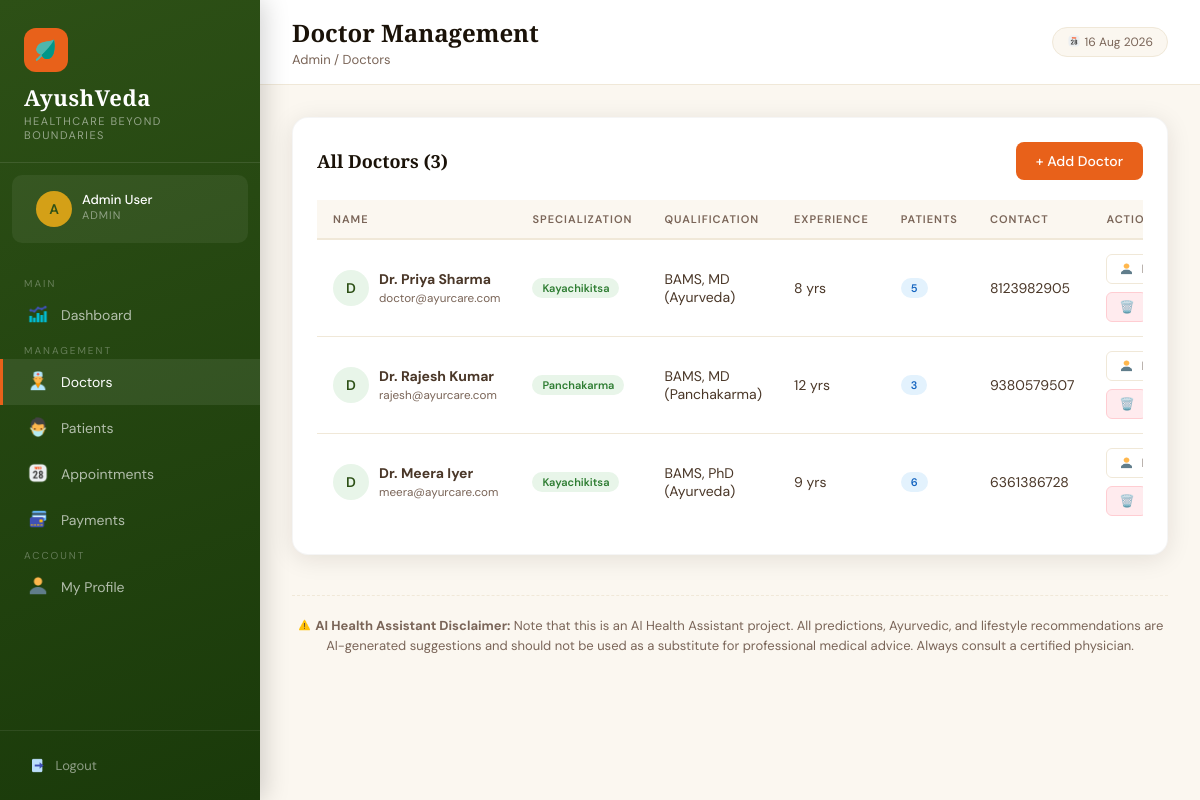
/admin/doctors (signed in), run on the app's committed database.
### tables this page shows
CREATE TABLE doctors (
            id INTEGER PRIMARY KEY AUTOINCREMENT,
            name TEXT NOT NULL,
            email TEXT UNIQUE NOT NULL,
            password TEXT NOT NULL,
            phone TEXT,
            specialization TEXT,
            qualification TEXT,
            experience INTEGER DEFAULT 0,
            created_at TIMESTAMP DEFAULT CURRENT_TIMESTAMP
        );

### app.py (the view)
@app.route('/admin/doctors')
@login_required('admin')
def admin_doctors():
    conn = get_db()
    doctors = conn.execute("SELECT *, (SELECT COUNT(*) FROM patients WHERE doctor_id=doctors.id) as patient_count FROM doctors").fetchall()
    conn.close()
    return render_template('admin/doctors.html', doctors=doctors)

### app.py (called while the page is built)
@app.context_processor
def inject_now():
    return {'now': datetime.now().strftime('%d %b %Y')}

def get_db():
    conn = sqlite3.connect(DB_PATH)
    conn.row_factory = sqlite3.Row
    return conn

def login_required(role):
    def decorator(f):
        @wraps(f)
        def wrapper(*args, **kwargs):
            if session.get('role') != role:
                flash('Please login to continue.', 'error')
                return redirect(url_for(f'{role}_login'))
            return f(*args, **kwargs)
        return wrapper
    return decorator

### templates/admin/doctors.html (shortened to what this page needs)
{% extends 'base.html' %}
{% block page_title %}Doctor Management{% endblock %}
{% block breadcrumb %}Admin / Doctors{% endblock %}
{% block nav %}
<span class="nav-section-label">Main</span>
<a href="/admin/dashboard" class="nav-link"><span class="icon"><img src="/static/images/dashboard_icon.png" style="height:1.2em;width:1.2em;vertical-align:-0.2em;"></span> Dashboard</a>
<span class="nav-section-label">Management</span>
<a href="/admin/doctors" class="nav-link active"><span class="icon"><img src="/static/images/doctors_icon.png" style="height:1.2em;width:1.2em;vertical-align:-0.2em;"></span> Doctors</a>
<a href="/admin/patients" class="nav-link"><span class="icon"><img src="/static/images/patients_icon.png" style="height:1.2em;width:1.2em;vertical-align:-0.2em;"></span> Patients</a>
<a href="/admin/appointments" class="nav-link"><span class="icon"><img src="/static/images/appointments_icon.png" style="height:1.2em;width:1.2em;vertical-align:-0.2em;"></span> Appointments</a>
<a href="/admin/payments" class="nav-link"><span class="icon"><img src="/static/images/card_icon.png" style="height:1.2em;width:1.2em;vertical-align:-0.2em;"></span> Payments</a>
<span class="nav-section-label">Account</span>
<a href="/admin/profile" class="nav-link"><span class="icon"><img src="/static/images/profile_icon.png" style="height:1.2em;width:1.2em;vertical-align:-0.2em;"></span> My Profile</a>
{% endblock %}
{% block content %}
<div class="card">
    <div class="card-header">
        <h3 class="card-title">All Doctors ({{ doctors|length }})</h3>
        <a href="/admin/doctors/add" class="btn btn-primary">+ Add Doctor</a>
    </div>
    <div class="table-wrap">
        <table>
            <thead><tr><th>Name</th><th>Specialization</th><th>Qualification</th><th>Experience</th><th>Patients</th><th>Contact</th><th>Actions</th></tr></thead>
            <tbody>
            {% for d in doctors %}
            <tr>
                <td>
                    <div style="display:flex;align-items:center;gap:10px">
                        <div style="width:36px;height:36px;background:#E8F5E9;border-radius:50%;display:flex;align-items:center;justify-content:center;font-weight:600;color:#2D5016;font-size:14px">{{ d.name[0] }}</div>
                        <div><strong>{{ d.name }}</strong><br><small style="color:#7A6558">{{ d.email }}</small></div>
                    </div>
                </td>
                <td><span class="badge badge-green">{{ d.specialization or 'General' }}</span></td>
                <td>{{ d.qualification or '—' }}</td>
                <td>{{ d.experience or 0 }} yrs</td>
                <td><span class="badge badge-blue">{{ d.patient_count }}</span></td>
                <td>{{ d.phone or '—' }}</td>
                <td>
                    <div class="btn-group">
                        <a href="/admin/doctors/edit/{{ d.id }}" class="btn btn-outline btn-sm"><img src="/static/images/profile_icon.png" style="height:1.2em;width:1.2em;vertical-align:-0.2em;"> Edit</a>
                        <a href="/admin/doctors/delete/{{ d.id }}" class="btn btn-danger btn-sm" onclick="return confirm('Delete this doctor?')">🗑️</a>
                    </div>
                </td>
            </tr>
            {% else %}
            <tr><td colspan="7" style="text-align:center;padding:48px;color:#7A6558">No doctors registered yet. <a href="/admin/doctors/add" style="color:#E8611A">Add one →</a></td></tr>
            {% endfor %}
            </tbody>
        </table>
    </div>
</div>
{% endblock %}

### templates/base.html (style rules this page uses)
:root { --saffron: #E8611A; --saffron-light: #F4874B; --turmeric: #D4A017; --forest: #2D5016; --forest-mid: #4A7C22; --forest-light: #7AB648; --cream: #FBF7F0; --cream-dark: #F0E8D8; --earth: #6B4226; --earth-light: #9B6B42; --text-dark: #1A1208; --text-mid: #4A3728; --text-light: #7A6558; --white: #FFFFFF; --sidebar-w: 260px; --shadow: 0 4px 24px rgba(26, 18, 8, 0.10); --shadow-lg: 0 12px 48px rgba(26, 18, 8, 0.16); }
* { box-sizing: border-box; margin: 0; padding: 0; }
body { font-family: 'DM Sans', sans-serif; background: var(--cream); color: var(--text-dark); min-height: 100vh; }
h1, h2, h3, h4 { font-family: 'Cormorant Garamond', serif; }
.nav-section-label { color: rgba(255, 255, 255, 0.3); font-size: 10px; text-transform: uppercase; letter-spacing: 2px; padding: 12px 24px 6px; font-family: 'DM Sans', sans-serif; }
.nav-link { display: flex; align-items: center; gap: 12px; padding: 11px 24px; color: rgba(255, 255, 255, 0.65); text-decoration: none; font-size: 14px; transition: all 0.2s; border-left: 3px solid transparent; position: relative; }
.nav-link:hover, .nav-link.active { color: #fff; background: rgba(255, 255, 255, 0.08); border-left-color: var(--saffron); }
.nav-link .icon { font-size: 18px; width: 22px; text-align: center; }
.card { background: var(--white); border-radius: 16px; padding: 24px; box-shadow: var(--shadow); border: 1px solid rgba(0, 0, 0, 0.04); }
.card-header { display: flex; align-items: center; justify-content: space-between; margin-bottom: 20px; }
.card-title { font-size: 18px; color: var(--text-dark); font-weight: 600; }
.table-wrap { overflow-x: auto; }
table { width: 100%; border-collapse: collapse; }
th { text-align: left; padding: 12px 16px; font-size: 11px; text-transform: uppercase; letter-spacing: 1px; color: var(--text-light); border-bottom: 2px solid var(--cream-dark); font-weight: 600; background: var(--cream); }
td { padding: 14px 16px; font-size: 14px; border-bottom: 1px solid var(--cream-dark); color: var(--text-mid); }
tr:last-child td { border-bottom: none; }
.btn { display: inline-flex; align-items: center; gap: 8px; padding: 10px 20px; border-radius: 8px; font-size: 14px; font-weight: 500; cursor: pointer; text-decoration: none; border: none; transition: all 0.2s; font-family: 'DM Sans', sans-serif; }
.btn-primary { background: var(--saffron); color: #fff; }
.btn-outline { background: transparent; border: 1.5px solid var(--cream-dark); color: var(--text-mid); }
.btn-danger { background: #FFEBEE; color: #C62828; border: 1px solid #FFCDD2; }
.btn-sm { padding: 6px 12px; font-size: 12px; border-radius: 6px; }
.btn-group { display: flex; gap: 8px; flex-wrap: wrap; }
.badge { display: inline-block; padding: 3px 10px; border-radius: 20px; font-size: 11px; font-weight: 600; }
.badge-green { background: #E8F5E9; color: #2E7D32; }
.badge-blue { background: #E3F2FD; color: #1565C0; }

### data on the page
doctors: name "D", name "Dr. Priya Sharma", email "doctor@ayurcare.com", specialization "Kayachikitsa", qualification "BAMS, MD (Ayurveda)", experience "8", patient_count "5", phone "8123982905"
doctors: name "D", name "Dr. Rajesh Kumar", email "rajesh@ayurcare.com", specialization "Panchakarma", qualification "BAMS, MD (Panchakarma)", experience "12", patient_count "3", phone "9380579507"
doctors: name "D", name "Dr. Meera Iyer", email "meera@ayurcare.com", specialization "Kayachikitsa", qualification "BAMS, PhD (Ayurveda)", experience "9", patient_count "6", phone "6361386728"

### other printed values
{{ session.user_name[0].upper() }} "A"
{{ session.user_name }} "Admin User"
{{ session.role|capitalize }} "ADMIN"
{{ doctors|length }} "3"
